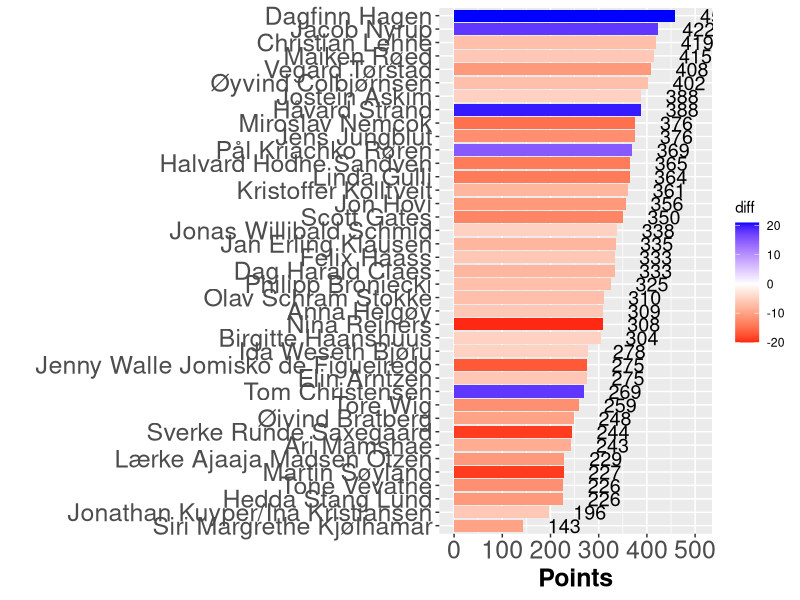

This chart was generated by the following R code:
## ---- chunk 1

library(tidyverse)
library(igraph)
library(readxl)
library(knitr)

knitr::opts_chunk$set(out.width = "100%")

## ---- chunk 2
#| warning: false

invisible(capture.output(Sys.setlocale()))
nettverk <- readr::read_delim("res30.csv", delim=";", col_names = FALSE, locale = locale(encoding = "UTF-8"))
leaderboard <- tibble::as_tibble(nettverk)

leaderboard <- leaderboard %>% arrange_at(ncol(.), desc)

hbar<-leaderboard 
hbar$diff <- hbar$X31-hbar$X29

ggplot(hbar, aes(x=reorder(X1, X31), y=X31, fill = diff )) + 
    geom_bar(stat = 'identity') + 
    scale_y_continuous(limits = c(-5, 510)) +
    coord_flip() + 
    scale_fill_gradient2(low = "red", high="blue") +
    geom_text(aes(label = X31), hjust=-0.75, size = 5 ) + 
    ylab("Points") +
    xlab(" ") +
    theme(axis.text=element_text(size=18), axis.title=element_text(size=18,face="bold"))
